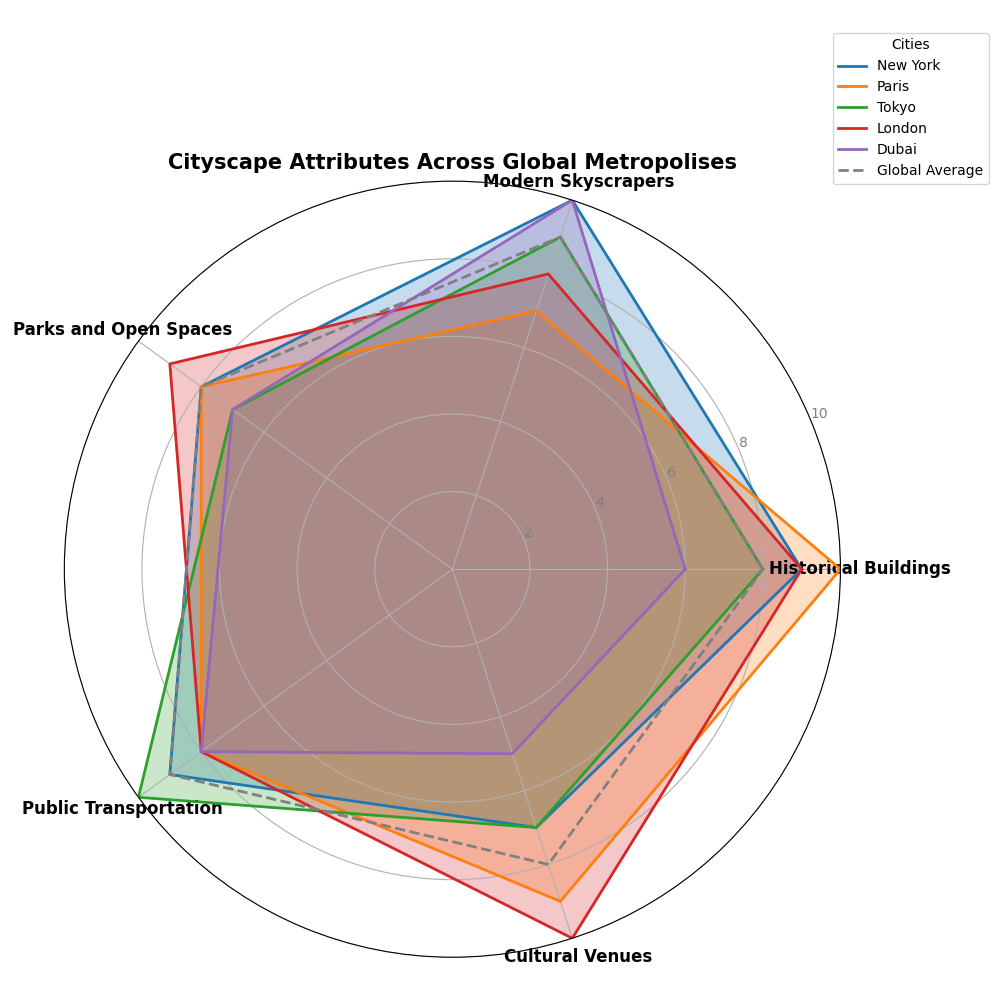

The script that drew this image:
import numpy as np
import matplotlib.pyplot as plt
from math import pi

# Define the categories of architectural styles and their scores for each city
categories = ['Historical Buildings', 'Modern Skyscrapers', 'Parks and Open Spaces', 'Public Transportation', 'Cultural Venues']
city_scores = {
    'New York': [9, 10, 8, 9, 7],
    'Paris': [10, 7, 8, 8, 9],
    'Tokyo': [8, 9, 7, 10, 7],
    'London': [9, 8, 9, 8, 10],
    'Dubai': [6, 10, 7, 8, 5]
}

# Industry average scores for comparison
global_averages = [8, 9, 8, 9, 8]

num_vars = len(categories)
angles = np.linspace(0, 2 * pi, num_vars, endpoint=False).tolist()
angles += angles[:1]

# Styling colors
colors = ['#1f77b4', '#ff7f0e', '#2ca02c', '#d62728', '#9467bd']

# Initialize subplot layout
fig, ax = plt.subplots(figsize=(10, 10), subplot_kw=dict(polar=True))

# Function to plot radar chart for each city
def add_city_radar(city_name, color):
    scores = city_scores[city_name]
    scores += scores[:1]
    ax.plot(angles, scores, linewidth=2, linestyle='solid', label=city_name, color=color)
    ax.fill(angles, scores, color=color, alpha=0.25)

# Plotting radars for cities
for city, color in zip(city_scores.keys(), colors):
    add_city_radar(city, color)

# Add category labels
ax.set_xticks(angles[:-1])
ax.set_xticklabels(categories, fontsize=12, weight='bold')

# Set radial axis limits
ax.set_ylim(0, 10)
plt.yticks([2, 4, 6, 8, 10], ["2", "4", "6", "8", "10"], color="grey", size=10)

# Add title
plt.title('Cityscape Attributes Across Global Metropolises', size=15, weight='bold', ha='center', va='top', position=(0.5, 1.1))

# Plot the global average
global_averages += global_averages[:1]
ax.plot(angles, global_averages, linewidth=2, linestyle='dashed', color='grey', label='Global Average')

# Add legend
ax.legend(loc='upper right', bbox_to_anchor=(1.2, 1.2), fontsize=10, title='Cities')

# Automatically adjust layout to prevent text overlapping
plt.tight_layout()

# Show plot
plt.show()
